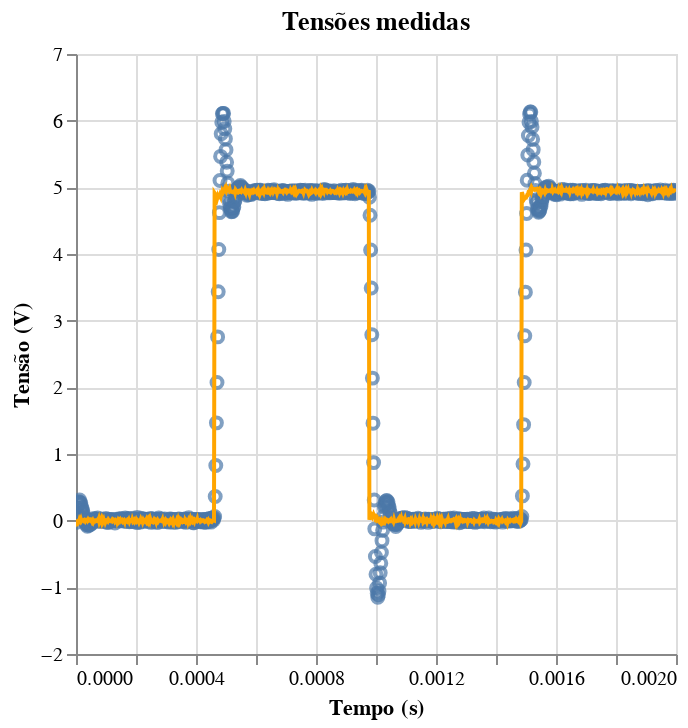

Notebook code for this chart:
### Markdown cell above
### Visualização inicial dos dados

### Code cell
p4b_CH1V = alt.Chart(p4b_data).mark_line(color='orange').encode(
    x = "Time(s)",
    y = "CH1V",
    tooltip = "Time(s)"
).interactive()

p4b_CH2V = alt.Chart(p4b_data).mark_point().encode(
    x = alt.X("Time(s)", title="Tempo (s)"),
    y = alt.Y("CH2V", title="Tensão (V)"),
    tooltip = "Time(s)"
).properties(title='Tensões medidas').interactive()

p4b_chart = p4b_CH2V + p4b_CH1V
p4b_chart

### Figure 1 — Vega-Lite specification as saved in the notebook (floating-point values rounded to 4 significant figures; data arrays with more than 128 entries replaced by an {"elided": "..."} marker saying what was removed)
{"config": {"view": {"continuousWidth": 300, "continuousHeight": 300}}, "layer": [{"mark": {"type": "point"}, "encoding": {"tooltip": {"field": "Time(s)", "type": "quantitative"}, "x": {"field": "Time(s)", "title": "Tempo (s)", "type": "quantitative"}, "y": {"field": "CH2V", "title": "Tensão (V)", "type": "quantitative"}}, "name": "view_14", "title": "Tensões medidas"}, {"mark": {"type": "line", "color": "orange"}, "encoding": {"tooltip": {"field": "Time(s)", "type": "quantitative"}, "x": {"field": "Time(s)", "type": "quantitative"}, "y": {"field": "CH1V", "type": "quantitative"}}, "name": "view_15"}], "data": {"name": "data-a487159d04323fefb4744f434b9146ce"}, "params": [{"name": "param_20", "select": {"type": "interval", "encodings": ["x", "y"]}, "bind": "scales", "views": ["view_14"]}, {"name": "param_19", "select": {"type": "interval", "encodings": ["x", "y"]}, "bind": "scales", "views": ["view_15"]}], "$schema": "https://vega.github.io/schema/vega-lite/v5.20.1.json", "datasets": {"data-a487159d04323fefb4744f434b9146ce": {"elided": "1000 records"}}}
